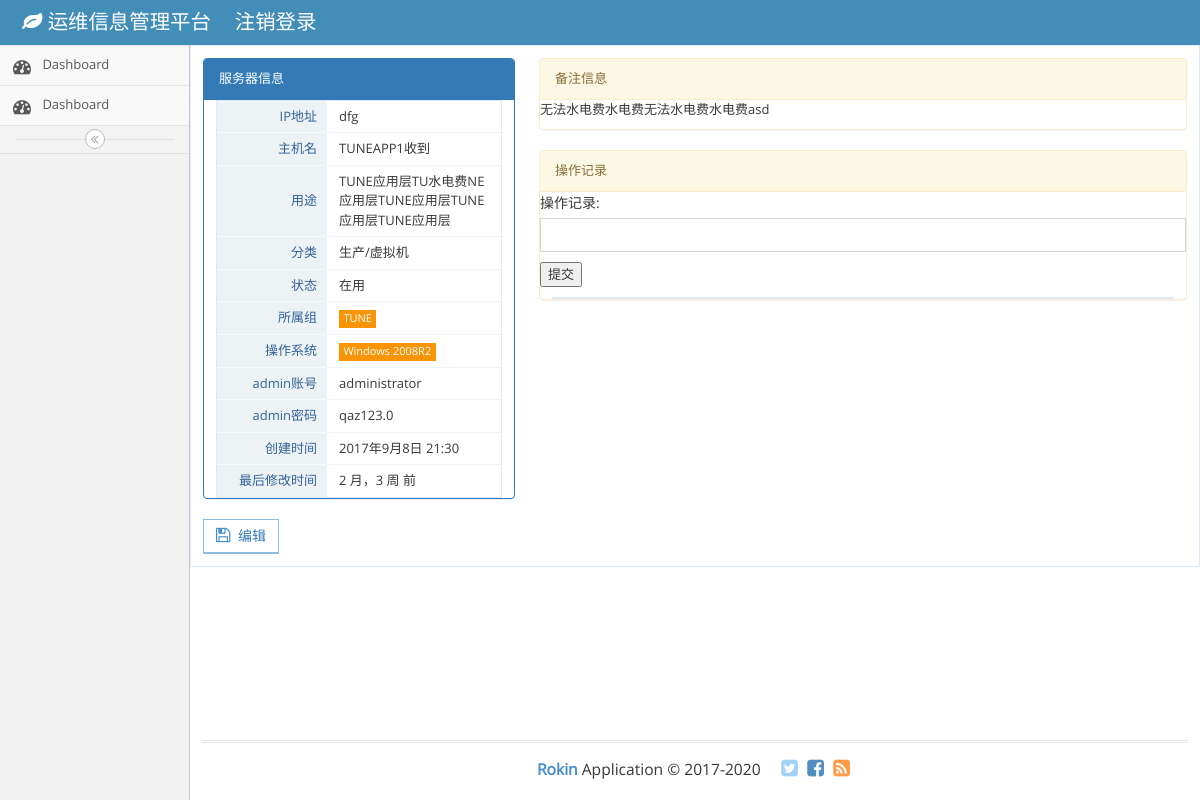
The page /post/1/ on the database as committed earlier.
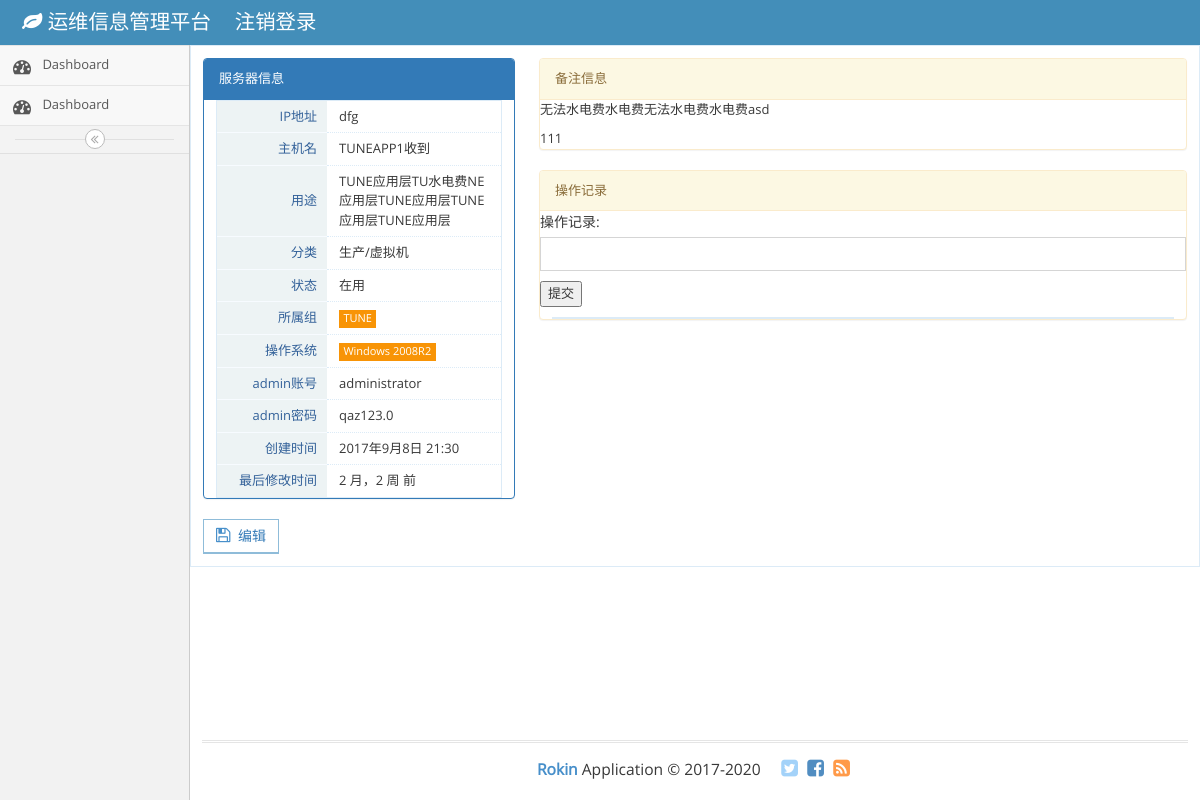
The same page on the database as committed later.
### app/models.py (models this page shows, shortened)
class Host(models.Model):
    ip = models.GenericIPAddressField(verbose_name="IP地址", max_length=20)
    host_name = models.CharField(max_length=50)
    host_purpose = models.CharField(max_length=100, blank=True)
    host_status = models.ForeignKey(Host_status)
    Host_category = models.ForeignKey(HostCategorys)
    Host_group = models.ForeignKey(HostGroups)
    Host_operatingsystem = models.ForeignKey(OperatingSystems)
    admin_Account = models.CharField(max_length=50, blank=True)
    admin_password = models.CharField(max_length=50, blank=True)
    Host_body = RichTextUploadingField(verbose_name='正文')
    created_time = models.DateTimeField(auto_now_add=True)
    modified_time = models.DateTimeField(auto_now=True)
    def get_absolute_url(self):
        return reverse('app:host_detail', kwargs={'pk': self.pk})

class HostCategorys(models.Model):
    name = models.CharField(max_length=70)
    def __str__(self):
        return self.name

class Host_status(models.Model):
    name = models.CharField(max_length=10)
    def __str__(self):
        return self.name

class HostGroups(models.Model):
    name = models.CharField(max_length=70)
    def __str__(self):
        return self.name

class OperatingSystems(models.Model):
    name = models.CharField(max_length=30)
    def __str__(self):
        return self.name

### app/views.py (the view)
# urls.py: url(r'^post/(?P<pk>[0-9]+)/$', views.HostDetailView.as_view(), name='host_detail'),
class HostDetailView(DetailView):
    model = Host
    template_name = 'app/host_detail.html'
    context_object_name = 'post'
    def post(self, request, *args, **kwargs):
        response = super(HostDetailView, self).get(request, *args, **kwargs)
        comment_form = HostCommentForm(data=self.request.POST)
        if comment_form.is_valid():
            new_comment = comment_form.save(commit=False)
            new_comment.host = self.object
            new_comment.author = self.request.user
            new_comment.save()
        return response
    def get_context_data(self, **kwargs):
        context = super().get_context_data(**kwargs)
        comment_form = HostCommentForm()
        comments = self.object.hostcomments.all()
        context['comments'] = comments
        context['comment_form'] = comment_form
        return context

### app/forms.py
class HostCommentForm(forms.ModelForm):
    class Meta:
        model = HostComment
        fields = ('body',)
        widgets = {
            'body': TextInput(attrs={'class': 'form-control'}),
        }

### templates/app/host_detail.html (shortened to what this page needs)
{% extends 'app/base.html' %}
{% load staticfiles %}
{% block main %}
    <div class="table-detail">
        <div class="row">
            <div class="col-xs-4">
                <div class="panel panel-primary">
                    <div class="panel-heading">服务器信息</div>
                    <div class="panel-body">
                        <div class="profile-user-info profile-user-info-striped">
                            <div class="profile-info-row">
                                <div class="profile-info-name"> IP地址</div>
                                <div class="profile-info-value">
                                    <span>{{ post.ip }}</span>
                                </div>
                            </div>
                            <div class="profile-info-row">
                                <div class="profile-info-name"> 主机名</div>
                                <div class="profile-info-value">
                                    <span>{{ post.host_name }}</span>
                                </div>
                            </div>
                            <div class="profile-info-row">
                                <div class="profile-info-name"> 用途</div>
                                <div class="profile-info-value">
                                    <span>{{ post.host_purpose }}</span>
                                </div>
                            </div>
                            <div class="profile-info-row">
                                <div class="profile-info-name"> 分类</div>
                                <div class="profile-info-value">
                                    <span>{{ post.Host_category }}</span>
                                </div>
                            </div>
                            <div class="profile-info-row">
                                <div class="profile-info-name"> 状态</div>
                                <div class="profile-info-value">
                                    <span>{{ post.host_status }}</span>
                                </div>
                            </div>
                            <div class="profile-info-row">
                                <div class="profile-info-name"> 所属组</div>
                                <div class="profile-info-value">
                                    <span class="label label-sm label-warning">{{ post.Host_group }}</span>
                                </div>
                            </div>
                            <div class="profile-info-row">
                                <div class="profile-info-name"> 操作系统</div>
                                <div class="profile-info-value">
                                    <span class="label label-sm label-warning">{{ post.Host_operatingsystem }}</span>
                                </div>
                            </div>
                            <div class="profile-info-row">
                                <div class="profile-info-name"> admin账号</div>
                                <div class="profile-info-value">
                                    <span>{{ post.admin_Account }}</span>
                                </div>
                            </div>
                            <div class="profile-info-row">
                                <div class="profile-info-name"> admin密码</div>
                                <div class="profile-info-value">
                                    <span>{{ post.admin_password }}</span>
                                </div>
                            </div>
                            <div class="profile-info-row">
                                <div class="profile-info-name"> 创建时间</div>
                                <div class="profile-info-value">
                                    <span>{{ post.created_time }}</span>
                                </div>
                            </div>
                            <div class="profile-info-row">
                                <div class="profile-info-name"> 最后修改时间</div>
                                <div class="profile-info-value">
                                    <span>{{ post.modified_time|timesince }} 前</span>
                                </div>
                            </div>
                        </div>
                    </div>
                </div>
                <button type="submit" class="btn btn-white btn-info btn-bold">
                    <i class="ace-icon fa fa-floppy-o bigger-120 blue"></i>
                    <a href="{% url 'app:host_edit' pk=post.pk %}">编辑</a>
                </button>
            </div>
            <div class="col-xs-8">
                <div class="panel panel-warning">
                    <div class="panel-heading">备注信息</div>
                    <div class="panel-body">
                        {{ post.Host_body|safe }}
                    </div>
                </div>
             <div class="panel panel-warning">
                    <div class="panel-heading">操作记录</div>
                    <div class="panel-body">
                        <form action="{{ post.get_absolute_url }}" method="post">
                            {{ comment_form.as_p }}
                            <p><input type="submit" value="提交"></p>
                        </form>
                    <div class="profile-user-info profile-user-info-striped">
                        </div>
                    </div>
                </div>
            </div>
        </div>
    </div>
{% endblock main %}

### templates/app/base.html (shortened to what this page needs)
{% load staticfiles %}
<!DOCTYPE html>
<html lang="en">
	<head>
		<link rel="stylesheet" href="{% static 'app/css/bootstrap.min.css' %}" />
		<link rel="stylesheet" href="{% static 'app/font-awesome/4.5.0/css/font-awesome.min.css' %}" />
		<link rel="stylesheet" href="{% static 'app/css/ace.min.css' %}" class="ace-main-stylesheet" id="main-ace-style" />
		<link rel="stylesheet" href="{% static 'app/css/ace-skins.min.css' %}" />
		<link rel="stylesheet" href="{% static 'app/css/ace-rtl.min.css' %}" />
	</head>
	<body class="no-skin">
		<div id="navbar" class="navbar navbar-default          ace-save-state">
			<div class="navbar-container ace-save-state" id="navbar-container">
				<div class="navbar-header pull-left">
					<a href="{% url 'app:index' %}" class="navbar-brand">
						<small>
							<i class="fa fa-leaf"></i>
							运维信息管理平台
						</small>
					</a>
                    <a href="{% url 'account_logout' %}" class="navbar-brand">
						<small>
							{{ user.username }} 注销登录
						</small>
					</a>
				</div>
			</div>
		</div>
		<div class="main-container ace-save-state" id="main-container">
			<div id="sidebar" class="sidebar                  responsive                    ace-save-state">
				<ul class="nav nav-list">
					<li class="">
						<a href="index.html">
							<i class="menu-icon fa fa-tachometer"></i>
							<span class="menu-text"> Dashboard </span>
						</a>
					</li>
                    	<li class="">
						<a href="index.html">
							<i class="menu-icon fa fa-tachometer"></i>
							<span class="menu-text"> Dashboard </span>
						</a>
					</li>
				</ul>
				<div class="sidebar-toggle sidebar-collapse" id="sidebar-collapse">
					<i id="sidebar-toggle-icon" class="ace-icon fa fa-angle-double-left ace-save-state" data-icon1="ace-icon fa fa-angle-double-left" data-icon2="ace-icon fa fa-angle-double-right"></i>
				</div>
			</div>
			<div class="main-content">
                 {% block main %}
                {% endblock main %}
			</div>
			<div class="footer">
				<div class="footer-inner">
					<div class="footer-content">
						<span class="bigger-120">
							<span class="blue bolder">Rokin</span>
							Application &copy; 2017-2020
						</span>
						<span class="action-buttons">
							<a href="#">
								<i class="ace-icon fa fa-twitter-square light-blue bigger-150"></i>
							</a>
							<a href="#">
								<i class="ace-icon fa fa-facebook-square text-primary bigger-150"></i>
							</a>
							<a href="#">
								<i class="ace-icon fa fa-rss-square orange bigger-150"></i>
							</a>
						</span>
					</div>
				</div>
			</div>
		</div>
	</body>
</html>

Rows that differ between the two databases and show on the page:
changed Host "dfg": modified_time "2 月，3 周" → "2 月，2 周"; Host_body "无法水电费水电费无法水电费水电费asd" → "无法水电费水电费无法水电费水电费asd 111"
